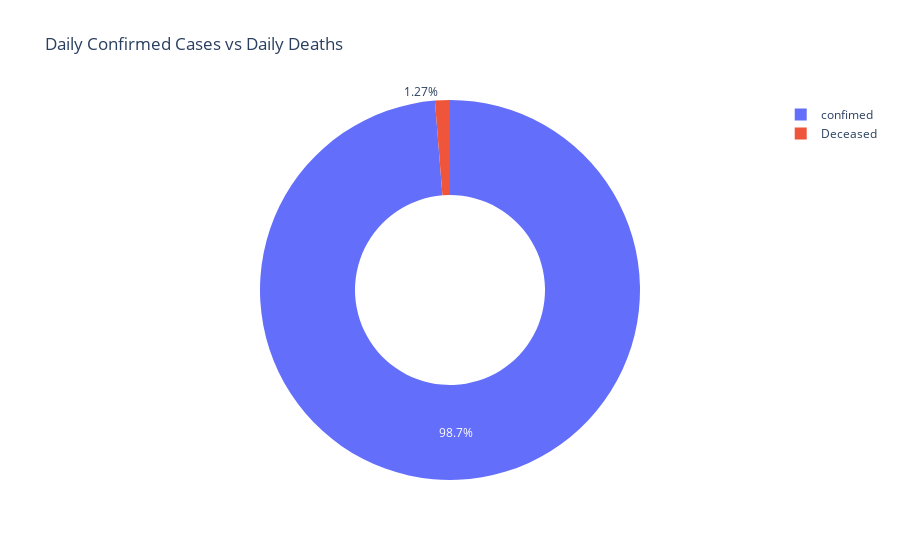

The notebook cell saved with this chart:
### Code cell
cases = d["Daily Confirmed"].sum()
deceased=d["Daily Deceased"].sum()

labels = ["confimed","Deceased"]
values = [cases,deceased]

fig = px.pie(d,values=values,
             names=labels,
             title="Daily Confirmed Cases vs Daily Deaths",hole=0.5)
fig.show()

### Figure 1 — Plotly figure (JSON) as saved in the notebook; plotly's stock layout.template omitted (floating-point values rounded to 4 significant figures)
{"data": [{"domain": {"x": [0, 1], "y": [0, 1]}, "hole": 0.5, "hovertemplate": "label=%{label}<br>value=%{value}<extra></extra>", "labels": ["confimed", "Deceased"], "legendgroup": "", "name": "", "showlegend": true, "type": "pie", "values": [37899299, 486649]}], "layout": {"legend": {"tracegroupgap": 0}, "title": {"text": "Daily Confirmed Cases vs Daily Deaths"}}}
